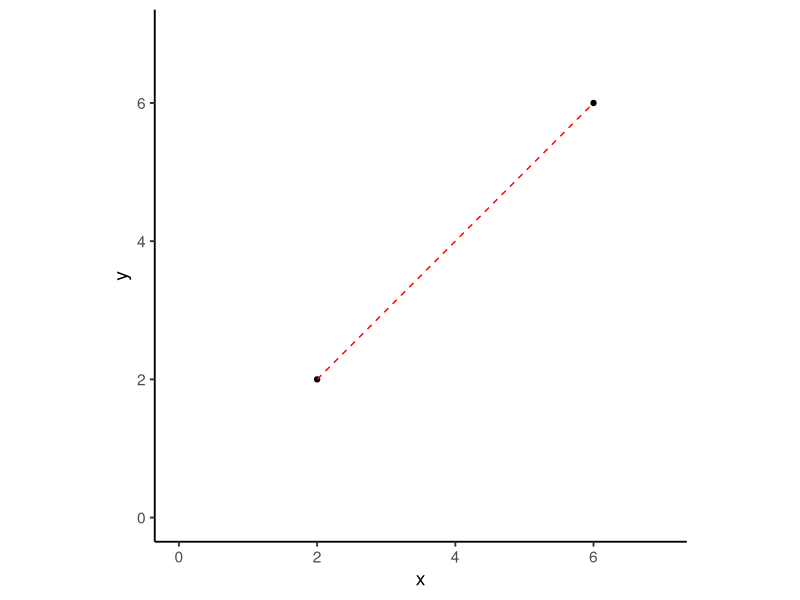
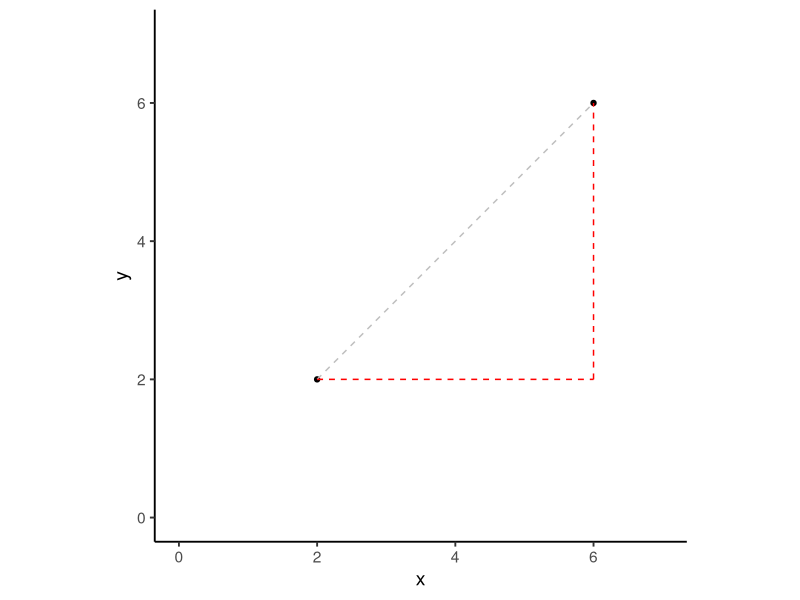

Here is the R script that generated these plots, in order:
## ---- chunk 1
#| label: fig-euclidean
#| fig-asp: 1
#| fig-width: 3
#| warning: false
library(ggplot2)

g1 <- ggplot(data = data.frame(x = c(2, 6), y = c(2, 6))) +
  geom_point(aes(x, y)) +
  theme_classic(base_size = 14) +
  coord_equal(xlim = c(0,7), ylim = c(0,7))

g1 + annotate(
  geom = "segment",
  x = 2, 
  xend = 6,
  y = 2, 
  yend = 6,
  linetype = 2,
  color = "red",
)
## ---- chunk 2
#| label: fig-manhattan
#| fig-asp: 1
#| fig-width: 3
#| warning: false

g1 + annotate(
  geom = "segment",
  x = 2, 
  xend = 6,
  y = 2, 
  yend = 6,
  linetype = 2,
  color = "grey",
) + annotate(
  geom = "segment",
  x = 2, xend = 6,
  y = 2, yend = 2,
  linetype = 2,
  color = "red"
) + annotate(
  geom = "segment",
  x = 6, xend = 6,
  y = 2, yend = 6,
  linetype = 2,
  color = "red"
) + theme(panel.grid = element_line(color = "lightgrey"))

## ---- chunk 3
#| echo: true
#| warning: false
#| message: false
library(tibble)

tibble(
  x = c(1, 2, 3),
  y = c("a", "b", "c")
)
